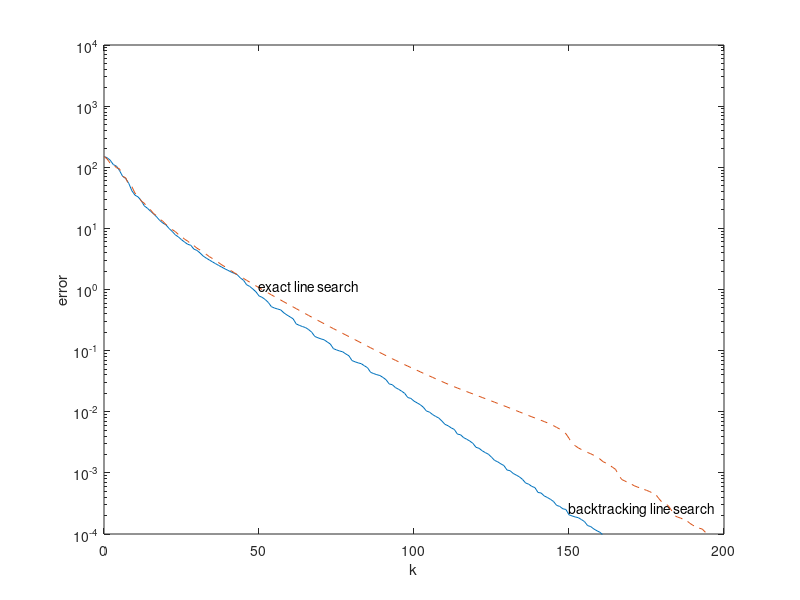
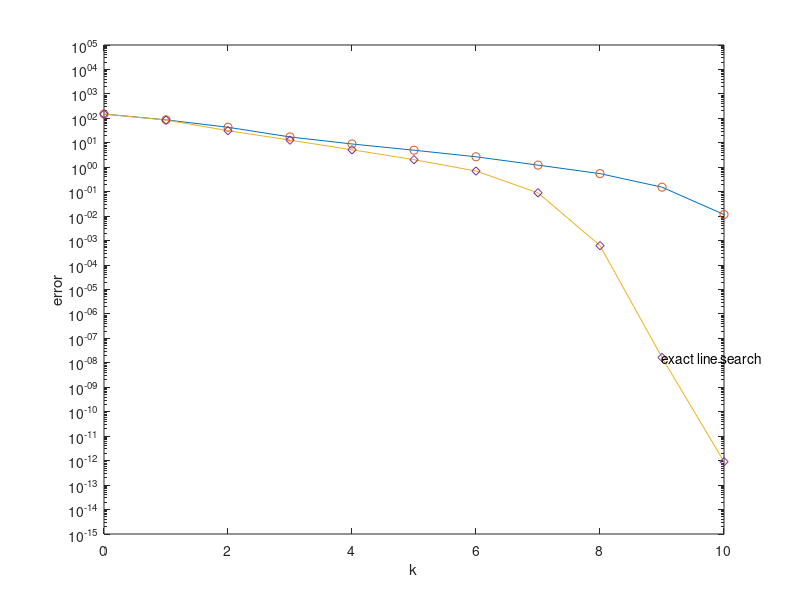
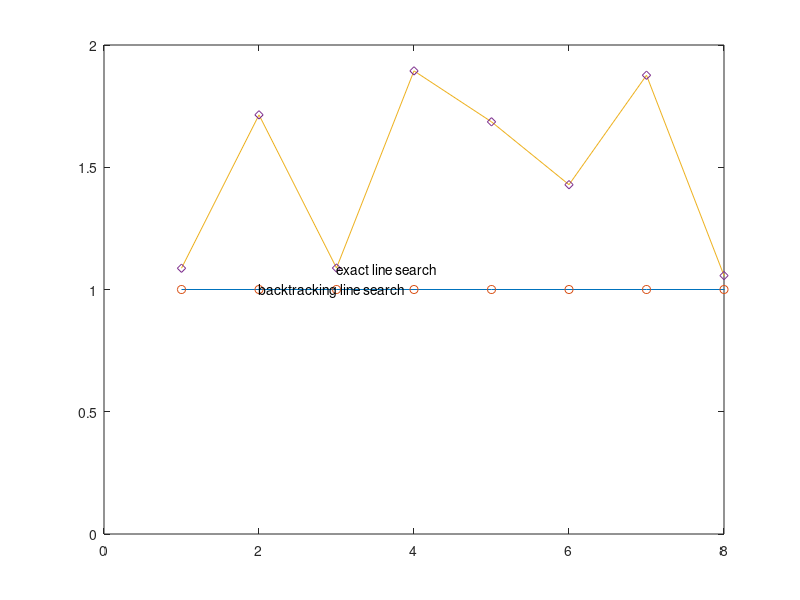

The MATLAB source for these figures, in order:
% Generates figures 9.6, 9.21, 9.22 of Boyd & Vandenberghe, Convex
% Optimization
% Gradient descent and Newton's method for a problem with 100 variables.
% f(x) = c'*x - sum_i log(bi-ai'*x);  
randn('state',0);
rand('state',0);   
A = randn(500,100);
b = rand(500,1);         
c = 20*randn(100,1);

% Compute minimum using Newton's method.

alpha = 0.01 ;
beta = 0.5;
maxiters = 50;
x = zeros(100,1);
for k=1:maxiters
    y = b-A*x;
    val = c'*x - sum(log(y));  
    grad = c + A'*(1./y);
    hess = A'*diag(1./(y.^2))*A;
    if (norm(grad) < 1e-8), break; end;
    v = -hess\grad; 
    fprime = grad'*v;
    s = 1;
    dy = -(A*v)./y;
    dc = c'*v;
    for lsiters = 1:100
        newx = x+s*v;
        if (min(1+s*dy) < -1e-5) 
            s = beta*s;
        else 
            newval = val + s*dc - sum(log(1+s*dy));
            if (newval > val + s*alpha*fprime), s = beta*s;
            else, break;
            end;
        end;
    end;
    x =  x+s*v;
end;
fmin = val;

%% Figure 9.6.  Gradient method with backtracking line search.

figure(1)
alpha = 0.1;
beta = 0.5;
maxiters = 2000;
x = zeros(100,1);
vals = zeros(1,maxiters);
steps= zeros(1,maxiters);
for k=1:maxiters
    y = b-A*x;
    val = c'*x - sum(log(y));  vals(k) = val;
    grad = c + A'*(1./y);
    if (val-fmin < 1e-4), break; end;
    v = -grad; 
    fprime = grad'*v;
    s = 1;
    dy = -(A*v)./y;
    dc = c'*v;
    for lsiters = 1:1000
        if (min(1+s*dy) < -1e-5), 
            s = beta*s;
        else 
            newval = val + s*dc - sum(log(1+s*dy));
            if (newval > val + s*alpha*fprime), s = beta*s;
            else break;
            end;
        end;
    end;
    x =  x+s*v;
end;
semilogy([0:k-1], vals(1:k) - fmin, '-');
text(150, vals(150)-fmin,'backtracking line search');
xlabel('k');
ylabel('error');
hold on

%% Figure 9.6: Gradient method with exact line search.

figure(1)
x = zeros(100,1);
vals = zeros(1,maxiters);
steps= zeros(1,maxiters);
for k=1:maxiters
    y = b-A*x;
    val = c'*x - sum(log(y));  vals(k) = val;
    grad = c + A'*(1./y);
    if (val-fmin < 1e-4), break; end;
    v = -grad; 
    % exact line search by bisection
    dy = -(A*v)./y;
    dc = c'*v;
    l = 0;   gl = v'*grad;  
    inds = find(dy<0);
    u = 0.99*min(-1./dy(inds));
    gr = dc - sum(dy./(1+u*dy));
    ustart = u;
    while ((u-l)/ustart > 1e-3)
        s = (u+l)/2;
        gs = dc - sum(dy./(1+s*dy));
        if (gs<0), l=s; 
        elseif (gs>0), u=s; 
        else, break, end;
    end;
    x =  x+s*v;
end;
semilogy([0:k-1], vals(1:k) - fmin, '--');
text(50,vals(50)-fmin,'exact line search');
xlabel('k');
ylabel('error');
axis([0 200 1e-4 1e4]);
hold off


%% Figures 9.21 and 9.22.  Newton's method with backtracking.

alpha = 0.01 ;
beta = 0.5;
maxiters = 50;
x = zeros(100,1);
vals = zeros(1,maxiters);
steps= zeros(1,maxiters);
for k=1:maxiters
    y = b-A*x;
    val = c'*x - sum(log(y));  vals(k) = val;
    grad = c + A'*(1./y);
    hess = A'*diag(1./(y.^2))*A;
    if (norm(grad) < 1e-8), break; end;
    v = -hess\grad; 
    fprime = grad'*v;
    s = 1;
    dy = -(A*v)./y;
    dc = c'*v;
    for lsiters = 1:100
        newx = x+s*v;
        if (min(1+s*dy) < -1e-5) 
            s = beta*s;
        else 
            newval = val + s*dc - sum(log(1+s*dy));
            if (newval > val + s*alpha*fprime), s = beta*s;
            else, break;
            end;
        end;
    end;
    steps(k) = s;
    x =  x+s*v;
end;

%% Figure 9.21.  Error vs. iteration.
figure(2)
semilogy([0:k-1], vals(1:k) - fmin, '-', [0:k-1], vals(1:k) - fmin, ...
    'o');
text(k-3,vals(k-2)-fmin,'backtracking line search');
hold on


%% Figure 9.22.  Step size vs. iteration.
figure(3)
plot([1:k-1], steps(1:k-1), '-', [1:k-1], steps(1:k-1), 'o');
text(2,steps(2),'backtracking line search');
hold on


%% Figures 9.21 and 9.22.  Newton's method with exact line search.

maxiters = 50;
x = zeros(100,1);
vals = zeros(1,maxiters);
steps= zeros(1,maxiters);
for k=1:maxiters
    y = b-A*x;
    val = c'*x - sum(log(y));  vals(k) = val;
    grad = c + A'*(1./y);
    hess = A'*diag(1./(y.^2))*A;
    if (norm(grad) < 1e-8), break; end;
    v = -hess\grad; 
    dy = -(A*v)./y;
    dc = c'*v;
    l = 0;   gl = v'*grad;  
    inds = find(dy<0);
    u = 0.99*min(-1./dy(inds));
    gr = dc - sum(dy./(1+u*dy));
    ustart = u;
    while ((u-l) > 1e-3)
        s = (u+l)/2;
        gs = dc - sum(dy./(1+s*dy));
        if (gs<0), l=s; 
        elseif (gs>0), u=s; 
        else, break, end;
    end;
    steps(k) = s;
    x =  x+s*v;
end;

%% Error vs. iteration.  Add to figure  9.21.
figure(2)
semilogy([0:k-2], vals(1:k-1) - fmin, '-', [0:k-2], ...
    vals(1:k-1) - fmin, 'd');
text(k-3,vals(k-2)-fmin,'exact line search');
hold off
xlabel('k')
ylabel('error')
axis([0 10 1e-15 1e5]);
xlabel('k'); ylabel('error')
hold off

%% Step vs. iteration.  Add to figure 9.22.
figure(3)
plot([1:k-1], steps(1:k-1), '-', [1:k-1], steps(1:k-1), 'd');
text(3,steps(3),'exact line search');
axis([0 8 0 2.0]);
hold off